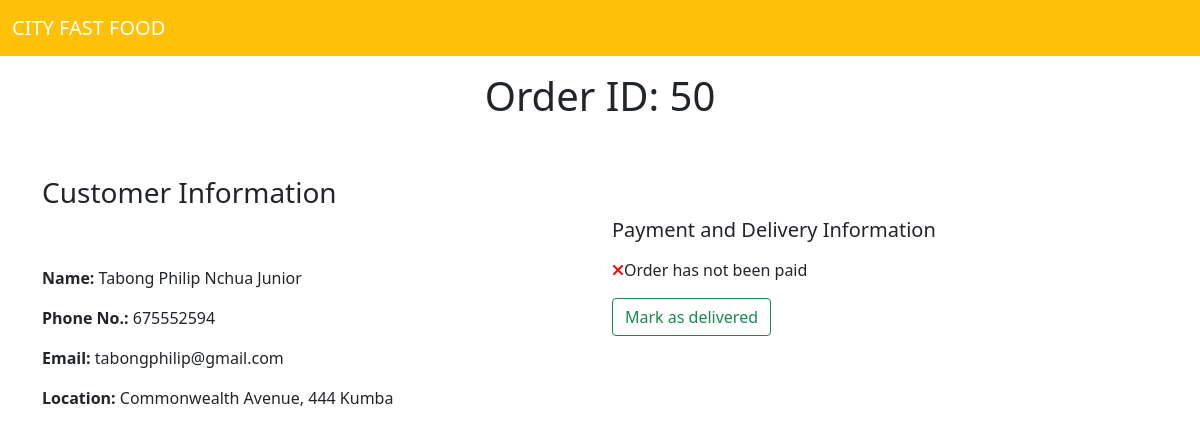
The page /restaurant/orders/50/ (signed in) on the database its author committed.
### customer/models.py (models this page shows, shortened)
class OrderModel(models.Model):
    created_on = models.DateTimeField(auto_now_add=True)
    price = models.IntegerField()
    items = models.ManyToManyField('MenuItem', related_name='order', blank=True)
    name = models.CharField(max_length=50, blank=True)
    tel = models.CharField(max_length=9)
    email = models.CharField(max_length=50, blank=True)
    street = models.CharField(max_length=50, blank=True)
    is_paid = models.BooleanField(default=False)
    is_delivered = models.BooleanField(default=False)

### restaurant/views.py (the view, shortened to what this page needs)
# urls.py: path('orders/<int:pk>/', OrderDetails.as_view(), name='order_details'),
class OrderDetails(LoginRequiredMixin, UserPassesTestMixin, View):
    def get(self, request, pk, *args, **kwargs):
        order = OrderModel.objects.get(pk=pk)
        context = {
            'order' : order
        }
        return render(request, 'restaurant/order_details.html', context)
    def test_func(self):
        return self.request.user.groups.filter(name='staff').exists() or self.request.user.is_superuser

### restaurant/templates/restaurant/order_details.html (shortened to what this page needs)
{% extends 'restaurant/base.html' %}
{% block body %}
<div class="container">
    <div class="row justify-content-center">
        <div class="col-md-6 col-sm-12 text-center mt-3">
            <h1>Order ID: {{ order.pk }}</h1>
        </div>
    </div>
    <div class="row justify-content-center">
        <div class="col-md-12 col-sm-12 mt-5">
            <h3>Customer Information</h3>
        </div>
    </div>
     <div class="row justify-content-center">
        <div class="col-md-6 col-sm-12 mt-5">
            <p><span style="font-weight: 600;">Name: </span>{{ order.name }}</p>
            <p><span style="font-weight: 600;">Phone No.: </span>{{ order.tel }}</p>
            <p><span style="font-weight: 600;">Email: </span>{{ order.email }}</p>
            <p><span style="font-weight: 600;">Location: </span>{{ order.street }}</p>
        </div>
        <div class="col-md-6 col-sm-12">
            <h5>Payment and Delivery Information</h5>
            <p class="mt-3">
                {% if order.is_paid %}
                <p><i style="color: #008000;" class="fa-solid fa-check"></i><span class="pl-2">Order has been paid</span></p>
                {% else %}
                <p><i style="color: #ff0000;" class="fa-solid fa-times"></i><span class="pl-2">Order has not been paid</span></p>
                {% endif %}
            </p>
            {% if order.is_delivered %}
                <p><i style="color: #008000;" class="fa-solid fa-check"></i><span class="pl-2">Order has been delivered</span></p>
                {% else %}
                <form method="POST">
                    <button type="submit" class="btn btn-outline-success">Mark as delivered</button>
                </form>
            {% endif %}
        </div>
    </div>
</div>
{% endblock %}

### rows shown on the page
OrderModel: pk "50", name "Tabong Philip Nchua Junior", tel "675552594", email "tabongphilip@gmail.com", street "Commonwealth Avenue, 444 Kumba"
